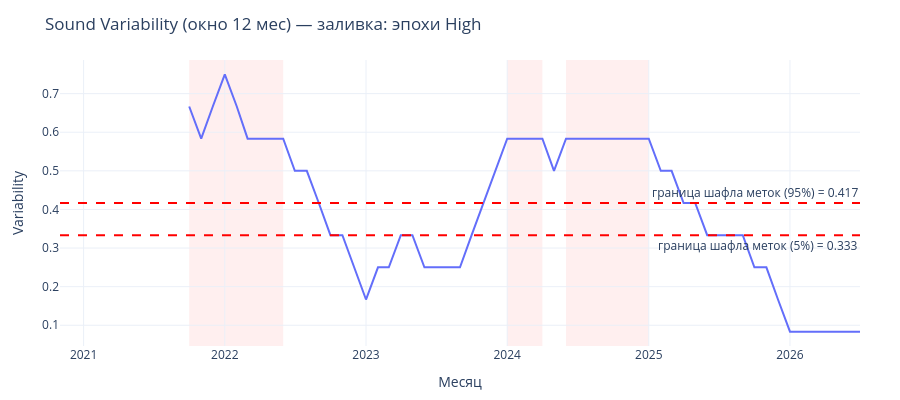

Notebook code cell kept with this figure:
### Markdown cell above
## Фаза 7. Noise-floor через permutation

### Гипотеза

Self-percentile не работает (фаза 6). Нужен **внешний** ориентир.
Для каждой пары соседних месяцев — перемешать события и посмотреть,
какое расстояние даст случайное разбиение. Если наблюдаемое
расстояние больше 99-го перцентиля null, сдвиг статистически
отличим от шума выборки. «Значимым» он считается только после
второго условия, практического гейта.

Плюс — **двойной гейт**:
- **Статистика:** observed > p99 null.
- **Практика:** хотя бы 2 признака сдвинулись выше «типичного»
  месячного сдвига (p75 по всей истории).

Оба условия обязательны. Иначе большие N делают что угодно «значимым».

### Метод

На **реальных данных**, не на синтетике. Признаки — 6 звуковых.

Для каждой пары соседних месяцев:
1. Считается Mahalanobis-расстояние между медианами (ковариация 
   разностей, Ledoit-Wolf shrinkage).
2. Null: 200 перемешиваний событий двух месяцев → распределение 
   расстояний.
3. Гейт: `observed > p99 null` **И** ≥2 признака выше p75.

Затем — rolling 12 → Variability как доля High-месяцев. 
`min_periods=12` — только полные окна.

База: **valid** (только осознанные прослушивания, скипы исключены).

### Code cell
# 7. Фаза 7. Noise-floor через permutation
# ============================================================================
# Финальная версия Variability: permutation noise floor + двойной гейт.
# Вызываем продакшн-модуль src/detectors/variability.py.
# ============================================================================
from detectors.variability import run_variability_pipeline

# valid-база: только осознанные прослушивания
df_valid = df_t[df_t['valid_play']].copy()

print(f"df_valid: {df_valid['period'].nunique()} месяцев, "
      f"{len(df_valid):,} событий "
      f"({len(df_valid)/len(df_t)*100:.1f}% от всех)")

monthly_valid = build_monthly_sound(df_valid)

# Прогон
R = run_variability_pipeline(
    df_valid,
    monthly_sound=monthly_valid,
    window=12,
    seed=42,
)

print("\n" + "=" * 70)
print("VARIABILITY — финальный результат")
print("=" * 70)
print(f"n_transitions:            {R['n_transitions']}")
print(f"n_valid_rolling_points:   {R['n_valid_rolling_points']}")
print(f"lifetime_score:           {R['lifetime_score']:.3f}")
print(f"current_score:            {R['current_score']:.3f}")
print(f"null_low / null_high:     {R['null_low']:.3f} / {R['null_high']:.3f}")
print(f"\nЭпохи высокого Variability:")
for e in R['epochs']:
    print(f"   {e['start']} … {e['end']}  "
          f"({e['duration_months']} мес)")

# Level по компасу 0.3/0.5
def level(s):
    if s < 0.3: return 'Low'
    if s <= 0.5: return 'Medium'
    return 'High'

print(f"\nLevel (0.3/0.5):")
print(f"   Lifetime: {level(R['lifetime_score'])}")
print(f"   Current:  {level(R['current_score'])}")

# --- Визуализация: score + null-коридор ---
import plotly.graph_objects as go

# Правильный ключ — rolling_series
var_series = R['rolling_series']

# rolling_series может быть pd.Series с index=Period, или с index=str.
# Приводим к единому формату.
if not isinstance(var_series, pd.Series):
    var_series = pd.Series(var_series)

if not isinstance(var_series.index, pd.PeriodIndex):
    try:
        var_series.index = pd.PeriodIndex(var_series.index, freq='M')
    except Exception:
        pass

x = var_series.index.to_timestamp()

fig = go.Figure()
fig.add_trace(go.Scatter(
    x=x, y=var_series.values,
    mode='lines', name='Variability (rolling 12)',
    line=dict(width=2),
))

fig.add_hline(
    y=R['null_high'], line_dash='dash', line_color='red',
    annotation_text=f'граница шафла меток (95%) = {R["null_high"]:.3f}',
    annotation_position='top right',
)
fig.add_hline(
    y=R['null_low'], line_dash='dash', line_color='red',
    annotation_text=f'граница шафла меток (5%) = {R["null_low"]:.3f}',
    annotation_position='bottom right',
)

# Подсветка эпох
for ep in R['epochs']:
    fig.add_vrect(
        x0=pd.Period(ep['start'], 'M').to_timestamp(),
        x1=pd.Period(ep['end'], 'M').to_timestamp(),
        fillcolor='rgba(255, 100, 100, 0.10)',
        line_width=0, layer='below',
    )

fig.update_layout(
    template='plotly_white',
    height=400,
    title='Sound Variability (окно 12 мес) — заливка: эпохи High',
    xaxis_title='Месяц',
    yaxis_title='Variability',
    margin=dict(l=60, r=40, t=60, b=40),
)
fig.show()

### Figure 1 — Plotly figure (JSON) as saved in the notebook; plotly's stock layout.template omitted (floating-point values rounded to 4 significant figures)
{"data": [{"line": {"width": 2}, "mode": "lines", "name": "Variability (rolling 12)", "type": "scatter", "x": ["2020-11-01T00:00:00.000000000", "2020-12-01T00:00:00.000000000", "2021-01-01T00:00:00.000000000", "2021-02-01T00:00:00.000000000", "2021-03-01T00:00:00.000000000", "2021-04-01T00:00:00.000000000", "2021-05-01T00:00:00.000000000", "2021-06-01T00:00:00.000000000", "2021-07-01T00:00:00.000000000", "2021-08-01T00:00:00.000000000", "2021-09-01T00:00:00.000000000", "2021-10-01T00:00:00.000000000", "2021-11-01T00:00:00.000000000", "2021-12-01T00:00:00.000000000", "2022-01-01T00:00:00.000000000", "2022-02-01T00:00:00.000000000", "2022-03-01T00:00:00.000000000", "2022-04-01T00:00:00.000000000", "2022-05-01T00:00:00.000000000", "2022-06-01T00:00:00.000000000", "2022-07-01T00:00:00.000000000", "2022-08-01T00:00:00.000000000", "2022-09-01T00:00:00.000000000", "2022-10-01T00:00:00.000000000", "2022-11-01T00:00:00.000000000", "2022-12-01T00:00:00.000000000", "2023-01-01T00:00:00.000000000", "2023-02-01T00:00:00.000000000", "2023-03-01T00:00:00.000000000", "2023-04-01T00:00:00.000000000", "2023-05-01T00:00:00.000000000", "2023-06-01T00:00:00.000000000", "2023-07-01T00:00:00.000000000", "2023-08-01T00:00:00.000000000", "2023-09-01T00:00:00.000000000", "2023-10-01T00:00:00.000000000", "2023-11-01T00:00:00.000000000", "2023-12-01T00:00:00.000000000", "2024-01-01T00:00:00.000000000", "2024-02-01T00:00:00.000000000", "2024-03-01T00:00:00.000000000", "2024-04-01T00:00:00.000000000", "2024-05-01T00:00:00.000000000", "2024-06-01T00:00:00.000000000", "2024-07-01T00:00:00.000000000", "2024-08-01T00:00:00.000000000", "2024-09-01T00:00:00.000000000", "2024-10-01T00:00:00.000000000", "2024-11-01T00:00:00.000000000", "2024-12-01T00:00:00.000000000", "2025-01-01T00:00:00.000000000", "2025-02-01T00:00:00.000000000", "2025-03-01T00:00:00.000000000", "2025-04-01T00:00:00.000000000", "2025-05-01T00:00:00.000000000", "2025-06-01T00:00:00.000000000", "2025-07-01T00:00:00.000000000", "2025-08-01T00:00:00.000000000", "2025-09-01T00:00:00.000000000", "2025-10-01T00:00:00.000000000", "2025-11-01T00:00:00.000000000", "2025-12-01T00:00:00.000000000", "2026-01-01T00:00:00.000000000", "2026-02-01T00:00:00.000000000", "2026-03-01T00:00:00.000000000", "2026-04-01T00:00:00.000000000", "2026-05-01T00:00:00.000000000", "2026-06-01T00:00:00.000000000", "2026-07-01T00:00:00.000000000"], "y": [NaN, NaN, NaN, NaN, NaN, NaN, NaN, NaN, NaN, NaN, NaN, 0.6667, 0.5833, 0.6667, 0.75, 0.6667, 0.5833, 0.5833, 0.5833, 0.5833, 0.5, 0.5, 0.4167, 0.3333, 0.3333, 0.25, 0.1667, 0.25, 0.25, 0.3333, 0.3333, 0.25, 0.25, 0.25, 0.25, 0.3333, 0.4167, 0.5, 0.5833, 0.5833, 0.5833, 0.5833, 0.5, 0.5833, 0.5833, 0.5833, 0.5833, 0.5833, 0.5833, 0.5833, 0.5833, 0.5, 0.5, 0.4167, 0.4167, 0.3333, 0.3333, 0.3333, 0.3333, 0.25, 0.25, 0.1667, 0.08333, 0.08333, 0.08333, 0.08333, 0.08333, 0.08333, 0.08333]}], "layout": {"annotations": [{"showarrow": false, "text": "граница шафла меток (95%) = 0.417", "x": 1, "xanchor": "right", "xref": "x domain", "y": 0.4167, "yanchor": "bottom", "yref": "y"}, {"showarrow": false, "text": "граница шафла меток (5%) = 0.333", "x": 1, "xanchor": "right", "xref": "x domain", "y": 0.3333, "yanchor": "top", "yref": "y"}], "height": 400, "margin": {"b": 40, "l": 60, "r": 40, "t": 60}, "shapes": [{"line": {"color": "red", "dash": "dash"}, "type": "line", "x0": 0, "x1": 1, "xref": "x domain", "y0": 0.4167, "y1": 0.4167, "yref": "y"}, {"line": {"color": "red", "dash": "dash"}, "type": "line", "x0": 0, "x1": 1, "xref": "x domain", "y0": 0.3333, "y1": 0.3333, "yref": "y"}, {"fillcolor": "rgba(255, 100, 100, 0.10)", "layer": "below", "line": {"width": 0}, "type": "rect", "x0": "2021-10-01T00:00:00", "x1": "2022-06-01T00:00:00", "xref": "x", "y0": 0, "y1": 1, "yref": "y domain"}, {"fillcolor": "rgba(255, 100, 100, 0.10)", "layer": "below", "line": {"width": 0}, "type": "rect", "x0": "2024-01-01T00:00:00", "x1": "2024-04-01T00:00:00", "xref": "x", "y0": 0, "y1": 1, "yref": "y domain"}, {"fillcolor": "rgba(255, 100, 100, 0.10)", "layer": "below", "line": {"width": 0}, "type": "rect", "x0": "2024-06-01T00:00:00", "x1": "2025-01-01T00:00:00", "xref": "x", "y0": 0, "y1": 1, "yref": "y domain"}], "title": {"text": "Sound Variability (окно 12 мес) — заливка: эпохи High"}, "xaxis": {"title": {"text": "Месяц"}}, "yaxis": {"title": {"text": "Variability"}}}}
